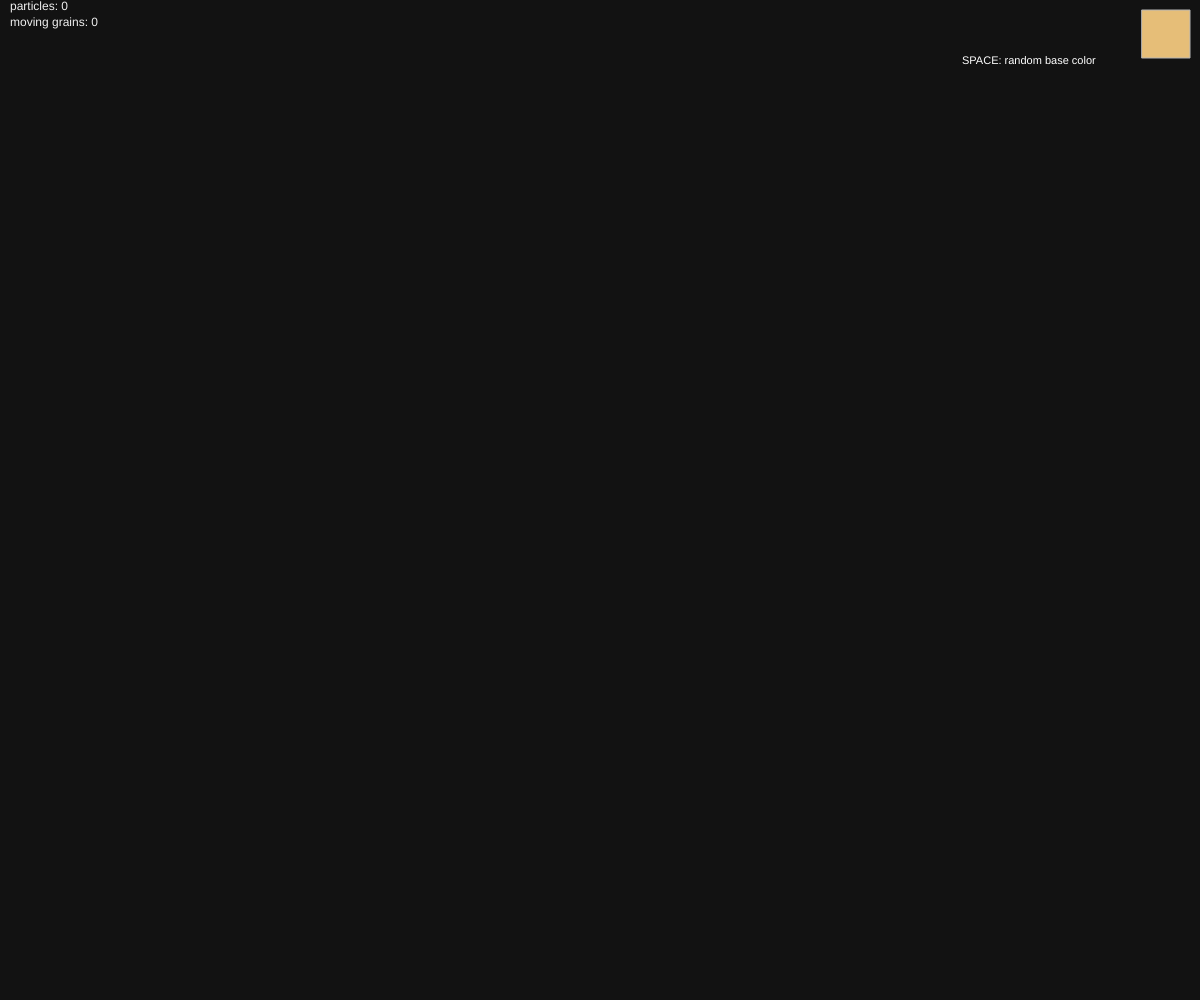
Frame 1 (no input)
Frame 60 (no input): identical to frame 1, image omitted
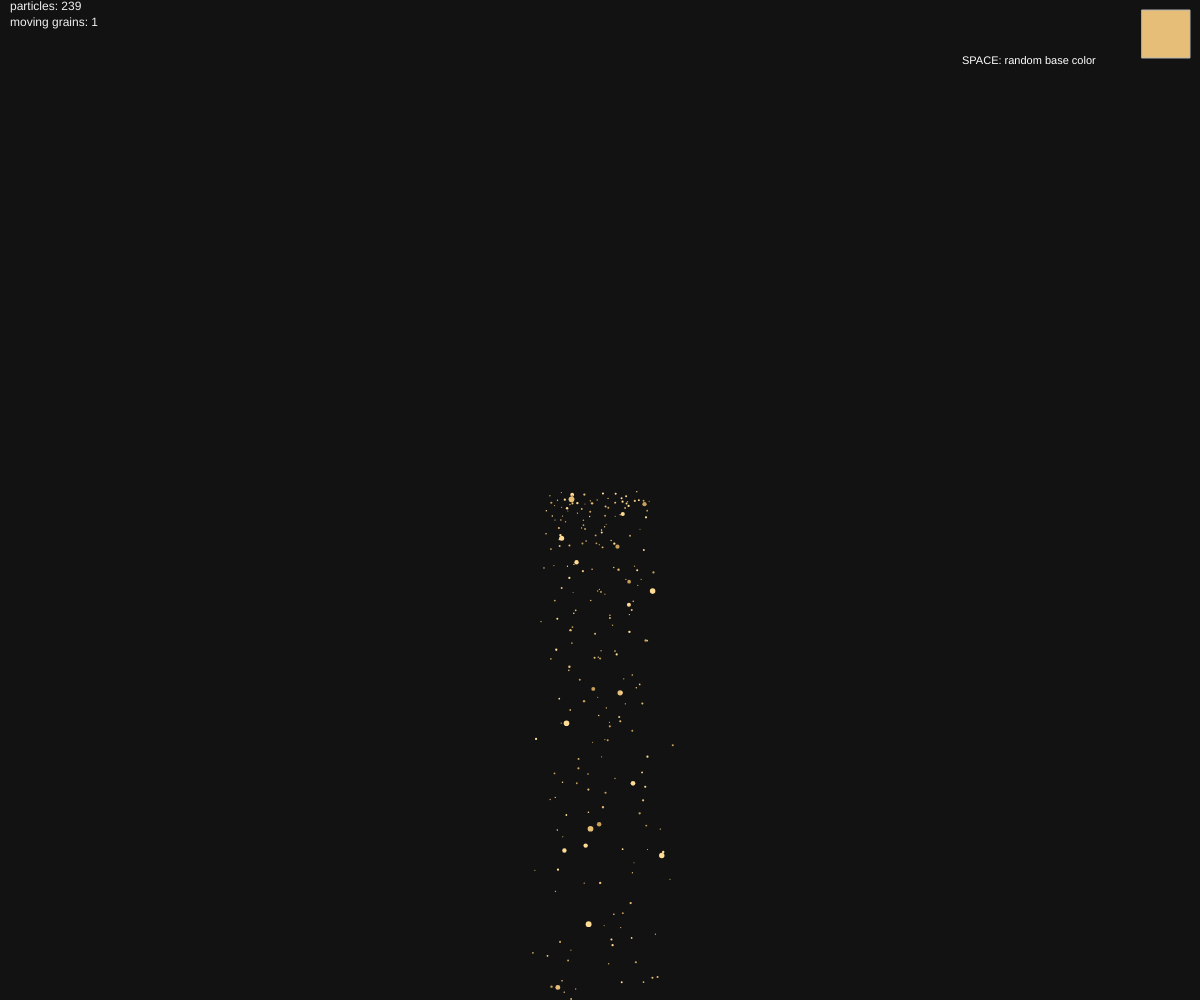
Frame 120 (the mouse pressed at the canvas centre since frame 60)

The p5.js sketch that drew these frames (run headless with seeded random() and noise() and a simulated clock; from frame 60 on, the mouse is pressed at the canvas centre):

// p5.js sketch
// ── sketch.js
// Sand dune — height-aware settling + weak x-snap
// - Active-active repulsion removed
// - If a column is relatively high, particles are encouraged to settle in neighbor columns
// - settleGrain internals unchanged (stability/immobile logic preserved)
// - SPACE: random base color; generated particles use base / +30 / -30 RGB variants

let particles = [];
let settledGrid = [];
let settledHeights = [];
let cols;
let colWidth = 3;
let gravity;

// Tunables
let spawnRate = 4;
let maxParticles = 1600;

let minR = 0.5, maxR = 1.2;
let largeChance = 0.1;
let largeMaxR = 3.0;

let baseCollideStrength = 0.28;
let lateralBase = 0.55;
let damping = 0.95;

// timings
let freezeAfterMs = 9000;
let movingGrainFreezeMs = 8000;
let grainLockMs = 600;
let grainStabilityIncrement = 0.045;
let grainStabilityThreshold = 0.72;

let settledLayer;
let uiColor = { r: 230, g: 190, b: 120 };
let uiBoxSize = 48, uiPadding = 10;

// relax tuning
let relaxIntervalFrames = 1;
let relaxPasses = 3;
let relaxTimer = 0;

// Height-dependent settling params
let heightBiasThresholdPx = 6.0; // 픽셀 단위: centre가 neighbor보다 이만큼 높으면 거부 고려
let heightRejectMaxProb = 0.9;    // 최대 거부 확률

function setup() {
  createCanvas(windowWidth, windowHeight);
  pixelDensity(1);
  gravity = createVector(0, 0.34);

  cols = max(12, floor(width / colWidth));
  settledHeights = new Array(cols).fill(0);
  settledGrid = new Array(cols).fill(0).map(() => []);

  settledLayer = createGraphics(width, height);
  settledLayer.pixelDensity(1);
  settledLayer.clear();

  noStroke();
  textSize(12);
}

function draw() {
  background(18);

  settledLayer.loadPixels();

  if (mouseIsPressed) {
    for (let i = 0; i < spawnRate; i++) {
      if (particles.length < maxParticles) {
        // spawn distribution widened to avoid concentration
        let sx = constrain(mouseX + random(-50, 50), 0, width - 1);
        let sy = constrain(mouseY + random(-6, 6), 0, height - 1);
        particles.push(new Particle(createVector(sx, sy)));
      }
    }
  }

  for (let i = particles.length - 1; i >= 0; i--) {
    let p = particles[i];

    if (millis() - p.birthTime >= freezeAfterMs) {
      forceFreezeParticle(p);
      particles.splice(i, 1);
      continue;
    }

    // active-active repulsion removed

    p.applyForce(gravity);
    p.update();

    repulseFromImageIfNear(p);

    // weak collision with moving grains (data)
    handleCollisionWithGrains_weak(p);

    // ground contact
    let ci = constrain(floor(p.pos.x / colWidth), 0, cols - 1);
    let groundY = height - settledHeights[ci];
    if (p.pos.y + p.r >= groundY) {
      let lateral = computeLateralBias(ci, p);
      if (abs(p.vel.y) > 1.0) {
        p.vel.y *= -0.08; // very small bounce
        p.vel.x += lateral * lateralBase * (p.r / (maxR + 0.001));
      } else {
        // height-aware settle attempt
        let settled = trySettlePreferLower(p, ci, lateral);
        if (settled) particles.splice(i, 1);
        else {
          // rejection: nudge lateral and let particle continue
          p.vel.x += lateral * lateralBase * 0.9 + random(-0.06, 0.06);
          p.pos.y -= 0.4; // slight lift to avoid immediate re-contact
        }
      }
      continue;
    }

    if (p.pos.y > height + 400 || p.pos.x < -400 || p.pos.x > width + 400) {
      particles.splice(i, 1);
      continue;
    }

    p.show();
  }

  drawMovingGrains();
  image(settledLayer, 0, 0);

  // relax to spread dunes
  relaxTimer++;
  if (relaxTimer >= relaxIntervalFrames) {
    for (let r = 0; r < relaxPasses; r++) relaxColumns();
    relaxTimer = 0;
  }

  processGrainStability();

  drawColorBox();
  fill(240);
  text("particles: " + particles.length, 10, 10);
  text("moving grains: " + countMovingGrains(), 10, 26);
}

/* Particle */
class Particle {
  constructor(pos) {
    this.pos = pos.copy();
    this.vel = createVector(random(-0.6, 0.6), random(-1.6, -0.6));
    this.acc = createVector(0, 0);
    if (random() < largeChance) this.r = random(1.8, largeMaxR);
    else this.r = random(minR, maxR);
    this.colorBase = pickColorVariant(uiColor);
    this.birthTime = millis();
  }
  applyForce(f) { this.acc.add(f); }
  update() {
    this.vel.add(this.acc);
    this.pos.add(this.vel);
    this.acc.mult(0);
    this.vel.mult(0.997);
  }
  show() {
    noStroke();
    fill(this.colorBase);
    ellipse(this.pos.x, this.pos.y, this.r * 2, this.r * 2);
  }
}

/* color variants ±30 */
function pickColorVariant(base) {
  let v = floor(random(3));
  if (v === 0) return color(base.r, base.g, base.b);
  if (v === 1) return color(constrain(base.r + 30, 0, 255), constrain(base.g + 30, 0, 255), constrain(base.b + 30, 0, 255));
  return color(constrain(base.r - 30, 0, 255), constrain(base.g - 30, 0, 255), constrain(base.b - 30, 0, 255));
}

/* Height-aware settle decision (minimal changes to grain internals) */
function trySettlePreferLower(p, ci, lateralBias) {
  // neighbor heights
  let leftH = (ci > 0) ? settledHeights[ci - 1] : settledHeights[ci];
  let centerH = settledHeights[ci];
  let rightH = (ci < cols - 1) ? settledHeights[ci + 1] : settledHeights[ci];

  // compute relative excess in pixels
  let leftDiff = centerH - leftH;
  let rightDiff = centerH - rightH;

  // random jitter factor to avoid deterministic ties
  let jitter = random(0, 1);

  // compute rejection probability if center is noticeably higher than neighbors
  let rejectProb = 0;
  let maxDiff = max(leftDiff, rightDiff);
  if (maxDiff > heightBiasThresholdPx) {
    // scale the difference into [0..1] and map to [0..heightRejectMaxProb]
    let scaled = constrain((maxDiff - heightBiasThresholdPx) / (heightBiasThresholdPx * 4.0), 0, 1);
    rejectProb = scaled * heightRejectMaxProb;
  }

  // bias by absolute height: higher columns have slightly higher reject prob
  let absBias = constrain(centerH / (height * 0.85), 0, 1);
  rejectProb = constrain(rejectProb * (0.6 + 0.4 * absBias), 0, 0.98);

  // chance check
  if (random() < rejectProb) {
    // choose a lower neighbor if available (prefer direction by lateralBias or lower height)
    let target = ci;
    if (leftH < rightH) target = ci - 1;
    else if (rightH < leftH) target = ci + 1;
    if (lateralBias < -0.2 && ci > 0) target = ci - 1;
    if (lateralBias > 0.2 && ci < cols - 1) target = ci + 1;

    // if target valid and not overflowing, settle there
    if (target !== ci && settledHeights[target] + p.r * 2 < height) {
      settleGrainAtColumn_weakSnap(p, target);
      return true;
    } else {
      // cannot move - fallback settle here
      settleGrainAtColumn_weakSnap(p, ci);
      return true;
    }
  } else {
    // accept: settle at ci with weak x-snap
    settleGrainAtColumn_weakSnap(p, ci);
    return true;
  }
}

/* weakened snap setter: less center-snap, more spread within column */
function settleGrainAtColumn_weakSnap(p, ci) {
  let y = round(height - settledHeights[ci] - p.r);
  let maxOffset = colWidth * 0.8;
  let gx = constrain(p.pos.x + random(-maxOffset, maxOffset), ci * colWidth + 1, (ci + 1) * colWidth - 1);
  gx += random(-0.4, 0.4);
  let grain = {
    x: gx,
    y: y,
    r: p.r,
    col: p.colorBase,
    lockUntil: millis() + grainLockMs,
    stability: 0,
    immobile: false,
    settledAt: millis()
  };
  settledGrid[ci].push(grain);
  settledHeights[ci] += grain.r * 2;
}

/* draw moving grains */
function drawMovingGrains() {
  for (let i = 0; i < cols; i++) {
    for (let j = 0; j < settledGrid[i].length; j++) {
      let g = settledGrid[i][j];
      if (!g.immobile) {
        noStroke();
        fill(g.col);
        ellipse(g.x, g.y, g.r * 2, g.r * 2);
      }
    }
  }
}

/* weak collision with moving grains (mild bounce + lateral) */
function handleCollisionWithGrains_weak(p) {
  let ci = constrain(floor(p.pos.x / colWidth), 0, cols - 1);
  for (let di = -1; di <= 1; di++) {
    let ni = ci + di;
    if (ni < 0 || ni >= cols) continue;
    let col = settledGrid[ni];
    for (let k = col.length - 1; k >= max(0, col.length - 4); k--) {
      let g = col[k];
      if (g.immobile) continue;
      let d = dist(p.pos.x, p.pos.y, g.x, g.y);
      let minD = (p.r + g.r) * 1.6;
      if (d > 0 && d < minD) {
        let nx = (p.pos.x - g.x) / d;
        let ny = (p.pos.y - g.y) / d;
        let overlap = (minD - d);
        p.pos.x += nx * overlap * 0.5;
        p.pos.y += ny * overlap * 0.5;
        let bounce = baseCollideStrength * 0.6 * (p.r / (maxR + 0.001));
        p.vel.x += nx * bounce;
        p.vel.y += ny * bounce;
        let lateral = computeLateralFromGrain(ni, g);
        p.vel.x += lateral * lateralBase * 0.5;
        g.x -= nx * 0.03;
        g.y -= ny * 0.03;
        p.vel.mult(0.99);
        return true;
      }
    }
  }
  return false;
}

/* repulse from immobile painted pixels (light) */
function repulseFromImageIfNear(p) {
  let px = floor(constrain(p.pos.x, 0, settledLayer.width - 1));
  let py = floor(constrain(p.pos.y, 0, settledLayer.height - 1));
  for (let dy = 0; dy <= 2; dy++) {
    let y = py + dy;
    if (y >= settledLayer.height) break;
    let idx = (px + y * settledLayer.width) * 4;
    if (idx >= 0 && idx + 3 < settledLayer.pixels.length) {
      let a = settledLayer.pixels[idx + 3];
      if (a > 12) {
        p.vel.y -= 0.12;
        p.vel.x += random(-0.04, 0.04);
        break;
      }
    }
  }
}

/* relax & stability */
function relaxColumns() {
  let criticalSlope = 1.0;
  for (let i = 0; i < cols - 1; i++) {
    let hL = settledHeights[i], hR = settledHeights[i + 1];
    let diff = hL - hR;
    if (diff > criticalSlope) {
      if (settledGrid[i].length > 0) {
        let top = settledGrid[i][settledGrid[i].length - 1];
        if (!top.immobile && !(top.lockUntil && top.lockUntil > millis()) && top.stability < grainStabilityThreshold) {
          let g = settledGrid[i].pop();
          settledHeights[i] = max(0, settledHeights[i] - g.r * 2);
          g.x = constrain(g.x + colWidth, (i + 1) * colWidth + 1, (i + 2) * colWidth - 1);
          g.lockUntil = millis() + grainLockMs;
          g.stability = 0;
          g.y = round(height - settledHeights[i + 1] - g.r);
          settledGrid[i + 1].push(g);
          settledHeights[i + 1] += g.r * 2;
        }
      } else {
        let move = min(0.6, settledHeights[i]);
        settledHeights[i] -= move; settledHeights[i + 1] += move;
      }
    } else if (-diff > criticalSlope) {
      if (settledGrid[i + 1].length > 0) {
        let top = settledGrid[i + 1][settledGrid[i + 1].length - 1];
        if (!top.immobile && !(top.lockUntil && top.lockUntil > millis()) && top.stability < grainStabilityThreshold) {
          let g = settledGrid[i + 1].pop();
          settledHeights[i + 1] = max(0, settledHeights[i + 1] - g.r * 2);
          g.x = constrain(g.x - colWidth, i * colWidth + 1, (i + 1) * colWidth - 1);
          g.lockUntil = millis() + grainLockMs;
          g.stability = 0;
          g.y = round(height - settledHeights[i] - g.r);
          settledGrid[i].push(g);
          settledHeights[i] += g.r * 2;
        }
      } else {
        let move = min(0.6, settledHeights[i + 1]);
        settledHeights[i + 1] -= move; settledHeights[i] += move;
      }
    }
  }
}

function processGrainStability() {
  let now = millis();
  for (let i = 0; i < cols; i++) {
    let col = settledGrid[i];
    for (let j = 0; j < col.length; j++) {
      let g = col[j];
      if (!g.immobile) {
        g.stability = constrain((g.stability || 0) + grainStabilityIncrement, 0, 1);
        if (g.stability >= grainStabilityThreshold || (now - g.settledAt) >= movingGrainFreezeMs) {
          g.immobile = true;
          g.lockUntil = Infinity;
          g.stability = 1;
          drawGrainToBuffer_safe(g);
        }
      }
    }
  }
}

function drawGrainToBuffer_safe(g) {
  if (!settledLayer || typeof settledLayer.ellipse !== 'function') return;
  if (!g || typeof g.x !== 'number') return;
  let cr = uiColor.r, cg = uiColor.g, cb = uiColor.b;
  try {
    cr = red(g.col); cg = green(g.col); cb = blue(g.col);
  } catch (e) {}
  settledLayer.noStroke();
  settledLayer.fill(cr, cg, cb, 230);
  settledLayer.ellipse(g.x, g.y, g.r * 2, g.r * 2);
}

function countMovingGrains() {
  let c = 0;
  for (let i = 0; i < cols; i++) for (let g of settledGrid[i]) if (!g.immobile) c++;
  return c;
}

/* Helpers & UI */
function computeLateralBias(ci, p) {
  let left = (ci > 0) ? settledHeights[ci - 1] : Infinity;
  let right = (ci < cols - 1) ? settledHeights[ci + 1] : Infinity;
  let pref = 0;
  if (left + 0.5 < right) pref = -1;
  else if (right + 0.5 < left) pref = 1;
  if (p.vel.x < -0.25) pref = -1;
  if (p.vel.x > 0.25) pref = 1;
  return pref + random(-0.2, 0.2);
}

function computeLateralFromGrain(ci, g) {
  let left = (ci > 0) ? settledHeights[ci - 1] : Infinity;
  let right = (ci < cols - 1) ? settledHeights[ci + 1] : Infinity;
  if (left + 0.3 < right) return -0.6;
  if (right + 0.3 < left) return 0.6;
  return random(-0.04, 0.04);
}

/* UI */
function drawColorBox() {
  push();
  let bx = width - uiPadding - uiBoxSize;
  let by = uiPadding;
  stroke(180); fill(uiColor.r, uiColor.g, uiColor.b);
  rect(bx, by, uiBoxSize, uiBoxSize);
  noStroke(); fill(255); textSize(11);
  text("SPACE: random base color", bx - 180, by + uiBoxSize + 6);
  pop();
}

function keyPressed() {
  if (key === ' ') {
    uiColor = { r: random(120, 255), g: random(80, 230), b: random(60, 220) };
  }
}

function windowResized() {
  resizeCanvas(windowWidth, windowHeight);
  cols = max(12, floor(width / colWidth));
  settledHeights = new Array(cols).fill(0);
  settledGrid = new Array(cols).fill(0).map(() => []);
  settledLayer = createGraphics(width, height);
  settledLayer.pixelDensity(1);
  settledLayer.clear();
}
